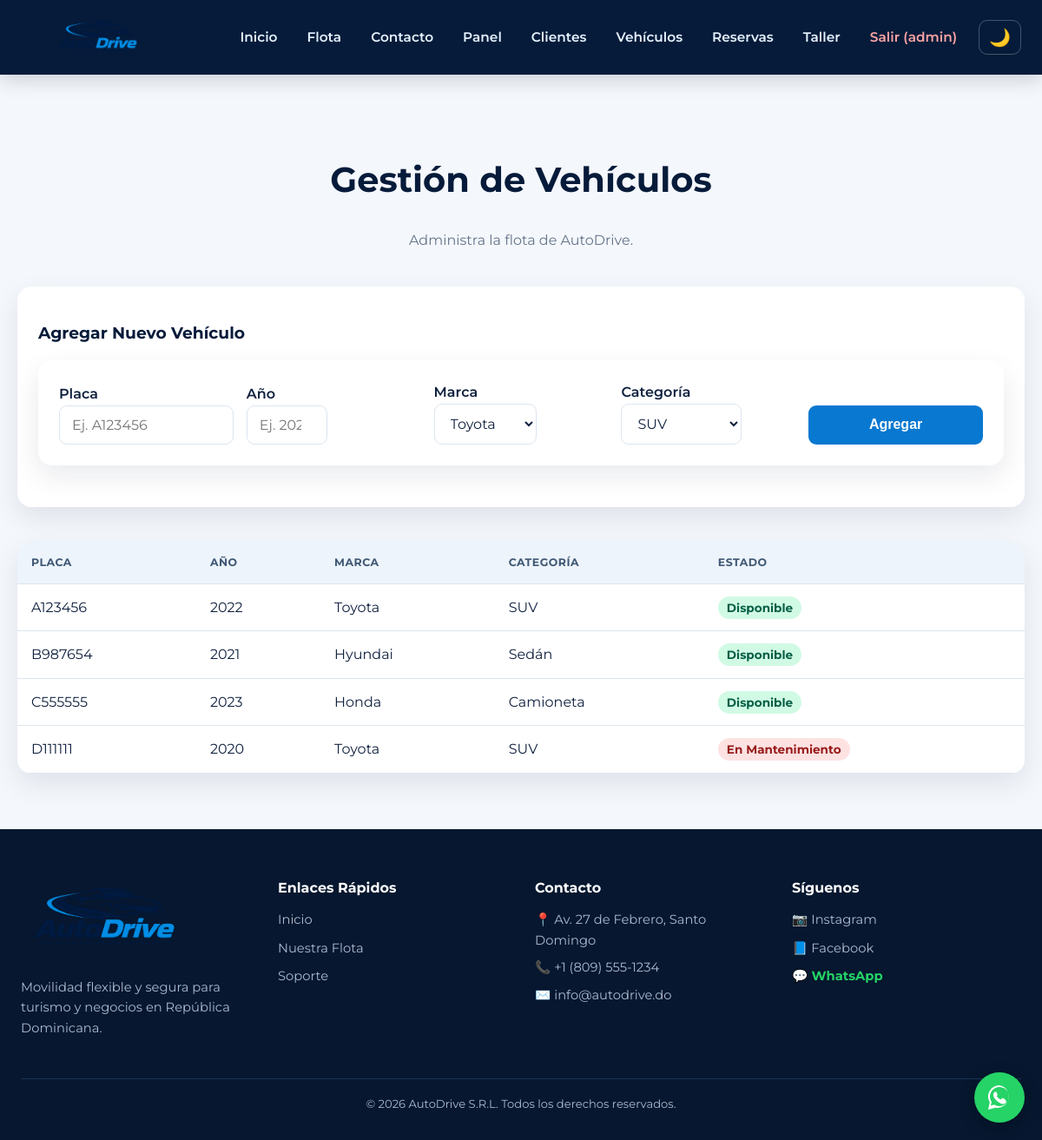
The app's page /03-aplicacionAutoDrive/public_html/vehiculos.php (signed in) with its own data.
### tables this page shows
CREATE TABLE `Vehiculos` (
  `Vehiculos_ID` int(11) NOT NULL,
  `Vehiculos_Placa` varchar(10) NOT NULL,
  `Vehiculos_Anio` int(11) NOT NULL,
  `Marcas_ID` int(11) NOT NULL,
  `Categorias_ID` int(11) NOT NULL,
  `EstadosVehiculo_ID` int(11) NOT NULL
);

CREATE TABLE `Marcas` (
  `Marcas_ID` int(11) NOT NULL,
  `Marcas_Nombre` varchar(50) NOT NULL
);

CREATE TABLE `Categorias` (
  `Categorias_ID` int(11) NOT NULL,
  `Categorias_Nombre` varchar(50) NOT NULL,
  `Categorias_Descripcion` varchar(150) DEFAULT NULL
);

CREATE TABLE `EstadosVehiculo` (
  `EstadosVehiculo_ID` int(11) NOT NULL,
  `EstadosVehiculo_Descripcion` varchar(30) NOT NULL
);

### 03-aplicacionAutoDrive/public_html/vehiculos.php (the view, shortened to what this page needs)
<?php
require 'lib.php';
$adm = usuario()['rol'] == 1;
?>
<div class="container">
    <div class="seccion-titulo" style="text-align: center; margin-bottom: 40px;">
        <h2 style="font-size: clamp(2rem, 4vw, 2.5rem); color: var(--navy);">Gestión de Vehículos</h2>
        <p style="color: var(--m);">Administra la flota de AutoDrive.</p>
    </div>
    <?php if ($adm): ?>
    <div class="card" style="margin-bottom: 40px;">
        <h3 style="color: var(--navy); margin-bottom: 20px;">Agregar Nuevo Vehículo</h3>
        <form method="post" style="display: grid; gap: 15px; grid-template-columns: repeat(auto-fit, minmax(200px, 1fr)); align-items: end;">
            <div class="form-grupo">
                <label>Placa</label>
                <input name="placa" required placeholder="Ej. A123456">
            </div>
            <div class="form-grupo">
                <label>Año</label>
                <input type="number" name="anio" required placeholder="Ej. 2023" min="1990" max="<?= date('Y')+1 ?>">
            </div>
            <div class="form-grupo">
                <label>Marca</label>
                <select name="marca">
                    <?php foreach (q('SELECT * FROM Marcas') as $m): ?>
                        <option value="<?= $m['Marcas_ID'] ?>"><?= h($m['Marcas_Nombre']) ?></option>
                    <?php endforeach; ?>
                </select>
            </div>
            <div class="form-grupo">
                <label>Categoría</label>
                <select name="cat">
                    <?php foreach (q('SELECT * FROM Categorias') as $c): ?>
                        <option value="<?= $c['Categorias_ID'] ?>"><?= h($c['Categorias_Nombre']) ?></option>
                    <?php endforeach; ?>
                </select>
            </div>
            <button class="btn" style="height: 45px; margin-top: 8px;">Agregar</button>
        </form>
    </div>
    <?php endif; ?>
    <div class="tw">
        <table>
            <thead>
                <tr><th>Placa</th><th>Año</th><th>Marca</th><th>Categoría</th><th>Estado</th></tr>
            </thead>
            <tbody>
                <?php
                $sql = "SELECT v.*, m.Marcas_Nombre, c.Categorias_Nombre, e.EstadosVehiculo_Descripcion
                        FROM Vehiculos v
                        JOIN Marcas m ON v.Marcas_ID = m.Marcas_ID
                        JOIN Categorias c ON v.Categorias_ID = c.Categorias_ID
                        JOIN EstadosVehiculo e ON v.EstadosVehiculo_ID = e.EstadosVehiculo_ID
                        ORDER BY v.Vehiculos_Placa";
                foreach (q($sql) as $r): ?>
                <tr>
                    <td><?= h($r['Vehiculos_Placa']) ?></td>
                    <td><?= h($r['Vehiculos_Anio']) ?></td>
                    <td><?= h($r['Marcas_Nombre']) ?></td>
                    <td><?= h($r['Categorias_Nombre']) ?></td>
                    <td>
                        <span style="background: <?= $r['EstadosVehiculo_ID']==1 ? '#d1fae5' : ($r['EstadosVehiculo_ID']==2 ? '#fef3c7' : '#fee2e2') ?>;
                                     color: <?= $r['EstadosVehiculo_ID']==1 ? '#065f46' : ($r['EstadosVehiculo_ID']==2 ? '#92400e' : '#991b1b') ?>;
                                     padding: 5px 10px; border-radius: 20px; font-size: 0.85rem; font-weight: bold;">
                            <?= h($r['EstadosVehiculo_Descripcion']) ?>
                        </span>
                    </td>
                </tr>
                <?php endforeach; ?>
            </tbody>
        </table>
    </div>
</div>

### 03-aplicacionAutoDrive/public_html/estilos.css (style rules this page uses)
:root { --bg: #f4f7fb; --c: #ffffff; --t: #10213f; --m: #64748b; --a: #0878d1; --a-hover: #075ca5; --navy: #061b3a; --navy-soft: #0b2d58; --cyan: #16a9ed; --b: #dce5ef; --peligro: #dc3545; --exito: #159b68; --sombra: 0 12px 32px rgba(6, 27, 58, .09); --radio: 16px; }
* { box-sizing: border-box; }
html { scroll-behavior: smooth; }
body { margin: 0; font-family: "Segoe UI", Tahoma, Geneva, Verdana, sans-serif; background: var(--bg); color: var(--t); line-height: 1.6; overflow-x: hidden; }
.container { width: min(1200px, calc(100% - 40px)); margin: 0 auto; padding: 4rem 0; }
h1, h2, h3, h4 { line-height: 1.2; }
h2 { color: var(--navy); }
p { margin-top: 0; }
form:not(.buscador-hero form):not(.login-form):not(.form-resena) { background: var(--c); padding: 24px; border-radius: var(--radio); box-shadow: var(--sombra); margin-bottom: 24px; }
.card { background: var(--c); padding: 24px; border-radius: var(--radio); box-shadow: var(--sombra); margin-bottom: 24px; }
label { display: flex; flex-direction: column; font-weight: 600; color: var(--t); gap: 7px; }
input, select, textarea { padding: 12px 14px; border: 1px solid var(--b); border-radius: 9px; font-size: 1rem; font-family: inherit; background: var(--c); color: var(--t); transition: border .2s, box-shadow .2s; max-width: 100%; }
.tw { overflow-x: auto; background: var(--c); border-radius: var(--radio); box-shadow: var(--sombra); width: 100%; }
table { width: 100%; border-collapse: collapse; }
th, td { text-align: left; padding: 14px 16px; border-bottom: 1px solid var(--b); }
th { background: #edf4fb; font-weight: 700; color: #405875; text-transform: uppercase; font-size: .78rem; letter-spacing: .04em; }
button, .btn { padding: 12px 20px; border: none; border-radius: 9px; background: var(--a); color: #fff; font-size: 1rem; font-weight: 700; cursor: pointer; transition: background .2s, transform .2s, opacity .2s; text-decoration: none; text-align: center; display: inline-block; }

### 03-aplicacionAutoDrive/public_html/lib.php (style rules this page uses)
body { font-family: 'Montserrat', sans-serif; }

### records on screen
vehiculos: Vehiculos_Placa "A123456", Vehiculos_Anio "2022", Marcas_ID.Marcas_Nombre "Toyota", Categorias_ID.Categorias_Nombre "SUV", EstadosVehiculo_ID.EstadosVehiculo_Descripcion "Disponible"
vehiculos: Vehiculos_Placa "B987654", Vehiculos_Anio "2021", Marcas_ID.Marcas_Nombre "Hyundai", Categorias_ID.Categorias_Nombre "Sedán", EstadosVehiculo_ID.EstadosVehiculo_Descripcion "Disponible"
vehiculos: Vehiculos_Placa "C555555", Vehiculos_Anio "2023", Marcas_ID.Marcas_Nombre "Honda", Categorias_ID.Categorias_Nombre "Camioneta", EstadosVehiculo_ID.EstadosVehiculo_Descripcion "Disponible"
vehiculos: Vehiculos_Placa "D111111", Vehiculos_Anio "2020", Marcas_ID.Marcas_Nombre "Toyota", Categorias_ID.Categorias_Nombre "SUV", EstadosVehiculo_ID.EstadosVehiculo_Descripcion "En Mantenimiento"

### other values on screen
$u['nombre'] "admin"
form field marca "Toyota"
form field cat "SUV"
